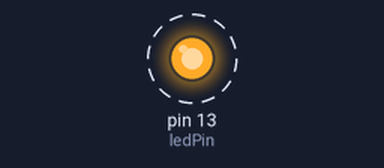
A sketch run on a simulated Arduino Uno, built with avr-gcc and run on an emulated ATmega328P. Shown: output pins drawn as LEDs (lit = HIGH). Dashed ring = blinking.

Above: at 0.03 s.
Timing chart, 0 to 3.0 s (numbered marks = the images above):
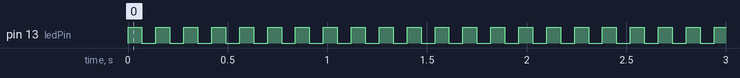

Measured:
- by itself, pin 13 (ledPin): alternates HIGH for 0.07 s and LOW for 0.07 s

The sketch:

sketch_feb29c.ino
```cpp
/*     ———————————————————
*     |  Arduino Experimentation Kit Example Code             |
*     |  CIRC-02 .: 8 LED Fun :. (Multiple LEDs)   |
*     ———————————————————
*
*  A few Simple LED animations
*
* For more information on this circuit http://tinyurl.com/d2hrud
*
*/
int ledPin =  13;    // LED connected to digital pin 13

// The setup() method runs once, when the sketch starts

void setup()   {
  // initialize the digital pin as an output:
  pinMode(ledPin, OUTPUT);
}

// the loop() method runs over and over again,
// as long as the Arduino has power

void loop()
{
  digitalWrite(ledPin, HIGH);   // set the LED on
  delay(70);                  // wait for a second
  digitalWrite(ledPin, LOW);    // set the LED off
  delay(70);                  // wait for a second
}
```
